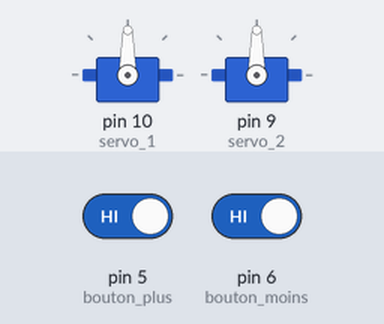
This sketch was run on a simulated Arduino Uno, built with avr-gcc and run on an emulated ATmega328P. Shown: 2 × servo. The inputs (shaded band) are chosen by the test bench; at power-on: pin 5 (bouton_plus) HIGH, pin 6 (bouton_moins) HIGH.

Above: at 1.2 s.
1.3 s: pin 5 (bouton_plus) driven LOW
At 5.6 s:
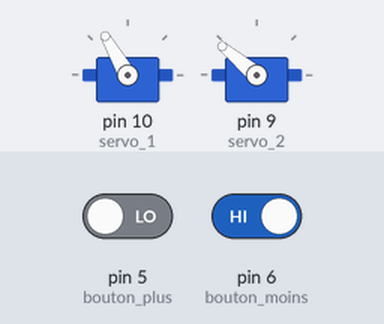
6.3 s: pin 5 (bouton_plus) driven HIGH and pin 6 (bouton_moins) driven LOW
At 7.7 s:
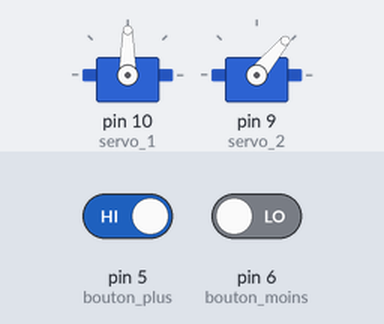
9.3 s: pin 6 (bouton_moins) driven HIGH
At 10.1 s:
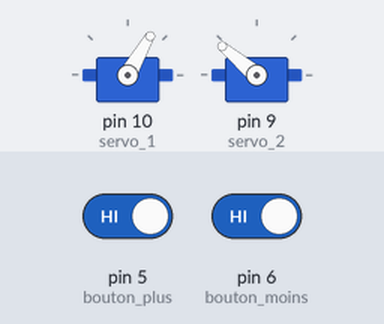
10.8 s: pin 6 (bouton_moins) driven LOW
At 13.1 s:
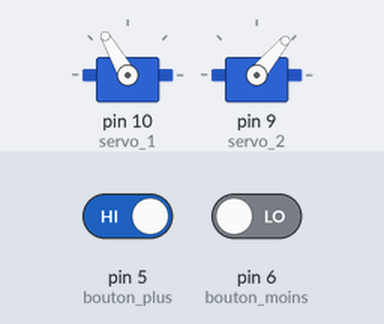
Timing chart, 0 to 14.3 s (numbered marks = the images above; inputs shaded):
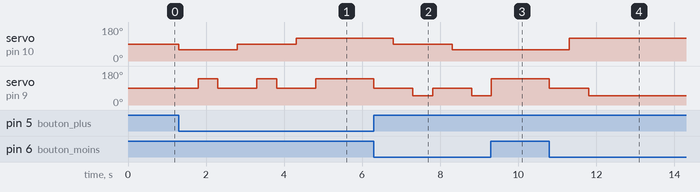

The sketch:

code_final_maquette2.ino
```cpp
#include <Servo.h>

const int bouton_plus=5;
const int bouton_moins=6;
int vitesse=0;

Servo monServomoteur_1;   //on affecte des valeurs aux servomoteurs.
Servo monServomoteur_2;
const int servo_1 = 10;
const int servo_2 = 9;

int val_servo_1 = 0;
int val_servo_2 = 0;

int val_plus = 0;
int val_moins = 0;

///////////////////////////
//////// AFFICHEUR ////////
///////////////////////////

int DIN_pin = 11;
int CS_pin = 10;
int CLK_pin = 12;
int UN[8] = {0x18, 0x38, 0x78, 0x18, 0x18, 0x18, 0x3C, 0x7E}; //afficher le chiffre 1
int DEUX[8] = {0x7E, 0x7E, 0x06, 0x7E, 0x7E, 0x60, 0x7E, 0x7E}; //afficher le chiffre 2
int TROIS[8] = {0x7E, 0x7E, 0x06, 0x3E, 0x3E, 0x06, 0x7E, 0x7E}; //afficher le chiffre 3
int QUATRE[8] = {0x0E, 0x1E, 0x36, 0x66, 0xFF, 0xFF, 0x06, 0x06}; //afficher le chiffre 4
int CINQ[8] = {0x7E, 0x7E, 0x60, 0x7E, 0x7E, 0x06, 0x7E, 0x7E}; //afficher le chiffre 5
int N[8] = {0xC3, 0xE3, 0xF3, 0xFB, 0xDF, 0xCF, 0xC7, 0xC3}; //afficher la lettre N
int R[8] = {0x7C, 0x7E, 0x66, 0x66, 0x7E, 0x7C, 0x6E, 0x67}; //afficher la lettre R
void write_pix(int data)
{
 digitalWrite(CS_pin, LOW);
 for (int i = 0; i < 8; i++)
 {
   digitalWrite(CLK_pin, LOW);
   digitalWrite(DIN_pin, data & 0x80); // masquage de donnée
   data = data << 1; // on décale les bits vers la gauche
   digitalWrite(CLK_pin, HIGH);
 }
}
void write_line(int adress, int data)
{
 digitalWrite(CS_pin, LOW);
 write_pix(adress);
 write_pix(data);
 digitalWrite(CS_pin, HIGH);
}
void write_matrix(int *tab)
{
 for (int i = 0; i < 8; i++) write_line(i + 1, tab[i]);
}
void init_MAX7219(void)
{
 write_line(0x09, 0x00); //decoding BCD
 write_line(0X0A, 0x01); //brightness
 write_line(0X0B, 0x07); //scanlimit 8leds
 write_line(0X0C, 0x01); //power-down mode 0, normalmode1;
 write_line(0X0F, 0x00);
}
void clear_matrix(void)
{
 const int clean[8] = {0x00, 0x00, 0x00, 0x00, 0x00, 0x00, 0x00, 0x00};
 write_matrix(clean);
}
int intToHex(int x)
{
 switch (x)
 {
   case 0: return 0x01; break; //LED sur la première case
   case 1: return 0x02; break; //LED sur 2 case
   case 2: return 0x04; break; //LED sur 3 case
   case 3: return 0x08; break; //LED sur 4 case
   case 4: return 0x10; break; //LED sur 5 case
   case 5: return 0x20; break; //LED sur 6 case
   case 6: return 0x40; break; //LED sur 7 case
   case 7: return 0x80; break; //LED sur 8 case
 }
}
///////////////// fin aff

void setup() {
  pinMode(bouton_plus, INPUT);
  pinMode(bouton_moins, INPUT);

  monServomoteur_1.attach(servo_1);    //on attache le servomoteur 1 sur la broche D10
  monServomoteur_2.attach(servo_2);   //on attache le servomoteur 2 sur la broche D9

  monServomoteur_1.write(90);
  monServomoteur_2.write(90);

///////////////////////////
//////// AFFICHEUR ////////
///////////////////////////

  pinMode(CS_pin, OUTPUT);
  pinMode(DIN_pin, OUTPUT);
  pinMode(CLK_pin, OUTPUT);
  delay(50);
  init_MAX7219();
  clear_matrix();
 ////////////////////////// fin aff
}

void loop() {
  //determiner la vitesse en fonction de la position du Servomoteur...
  val_servo_1 =  monServomoteur_1.read();
  val_servo_2 =  monServomoteur_2.read();
  if(val_servo_1 == 120 && val_servo_2 == 50){   //On déduit de la postion des servomoteurs que la marche arrière est engagée
    vitesse = -1;
  }
  if(val_servo_1 == 90 && val_servo_2 == 90){   //On déduit de la postion des servomoteurs que la boîte est au point mort.
    vitesse = 0;
  }
  if(val_servo_1 == 60 && val_servo_2 == 140){   //On déduit de la postion des servomoteurs que la 1ère est engagée
    vitesse = 1;
  }
  if(val_servo_1 == 60 && val_servo_2 == 50){   //On déduit de la postion des servomoteurs que la 2nde est engagée
    vitesse = 2;
  }
  if(val_servo_1 == 90 && val_servo_2 == 140){   //On déduit de la postion des servomoteurs que la 3ème est engagée
    vitesse = 3;
  }
  if(val_servo_1 == 90 && val_servo_2 == 50){   //On déduit de la postion des servomoteurs que la 4ème est engagée
    vitesse = 4;
  }
  if(val_servo_1 == 120 && val_servo_2 == 140){   //On déduit de la postion des servomoteurs que la 5ème est engagée
    vitesse = 5;
  }


  val_plus=digitalRead(bouton_plus);
  val_moins=digitalRead(bouton_moins);

  if(val_plus==LOW){
    if(vitesse==-1){
    //passer le point mort
    monServomoteur_2.write(90);
    delay(500);
    monServomoteur_1.write(90);
    vitesse ++;
    write_matrix(N);
    }
    else{
      if(vitesse==0){
      //passer la 1ère
      monServomoteur_1.write(60);
      delay(500);
      monServomoteur_2.write(140);
      vitesse ++;
      write_matrix(UN);
      }
      else{
        if(vitesse==1){
        //passer la 2nde
        monServomoteur_1.write(60);
        delay(500);
        monServomoteur_2.write(50);
        vitesse ++;
        write_matrix(DEUX);
        }
        else{
          if(vitesse==2){
          //passer la 3ème
          monServomoteur_2.write(90);
          delay(500);
          monServomoteur_1.write(90);
          delay(500);
          monServomoteur_2.write(140);
          vitesse ++;
          write_matrix(TROIS);
          }
          else{
            if(vitesse==3){
            //passer la 4ème
            monServomoteur_1.write(90);
            delay(500);
            monServomoteur_2.write(50);
            vitesse ++;
            write_matrix(QUATRE);
            }
            else{
              if(vitesse==4){
              //passer la 5ème
              monServomoteur_2.write(90);
              delay(500);
              monServomoteur_1.write(120);
              delay(500);
              monServomoteur_2.write(140);
              vitesse ++;
              write_matrix(CINQ);
              }
              else{
                if(vitesse==5){
                //Ne rien faire
                }
                else{
                  //
                }
              }
            }
          }
        }
      }
    }
  }
  else{
    if(val_moins==LOW){
      if(vitesse==5){
      //passer la 4ème
      monServomoteur_2.write(90);
      delay(500);
      monServomoteur_1.write(90);
      delay(500);
      monServomoteur_2.write(50);
      vitesse --;
      write_matrix(QUATRE);
      }
      else{
        if(vitesse==4){
        //passer la 3ème
        monServomoteur_1.write(90);
        delay(500);
        monServomoteur_2.write(140);
        vitesse --;
        write_matrix(TROIS);
        }
        else{
          if(vitesse==3){
          //passer la 2nde
          monServomoteur_2.write(90);
          delay(500);
          monServomoteur_1.write(60);
          delay(500);
          monServomoteur_2.write(50);
          vitesse --;
          write_matrix(DEUX);
          }
          else{
            if(vitesse==2){
            //passer la 1ère
            monServomoteur_1.write(60);
            delay(500);
            monServomoteur_2.write(140);
            vitesse --;
            write_matrix(UN);
            }
            else{
              if(vitesse==1){
              //passer le point mort
              monServomoteur_2.write(90);
              delay(500);
              monServomoteur_1.write(90);
              vitesse --;
              write_matrix(N);
              }
              else{
                if(vitesse==0){
                //passer la marche arrière
                monServomoteur_1.write(120);
                delay(500);
                monServomoteur_2.write(50);
                vitesse --;
                write_matrix(R);
                }
                else{
                  if(vitesse==-1){
                  //Ne rien faire
                  }
                  else{
                    //
                  }
                }
              }
            }
          }
        }
      }
    }
  }
}
```

Measured:
- after the input at 1.3 s, servo on pin 10 (servo_1): 90° → 60° at once, → 90° 1.5 s later, → 120° 1.5 s later; servo on pin 9 (servo_2): alternates 140° for 0.50 s and 90° for 1.0 s, starting after 0.50 s
- after the input at 6.3 s, servo on pin 10 (servo_1): 120° → 90° after 0.50 s, → 60° 1.5 s later; servo on pin 9 (servo_2): alternates 90° for 1.0 s and 50° for 0.50 s, starting at once
- after the input at 9.3 s, servo on pin 10 (servo_1): stays 60° (without the input it goes to 120° after 0.51 s)
- after the input at 10.8 s, servo on pin 10 (servo_1): 60° → 120° after 0.50 s; servo on pin 9 (servo_2): 140° → 90° at once, → 50° 1.0 s later
